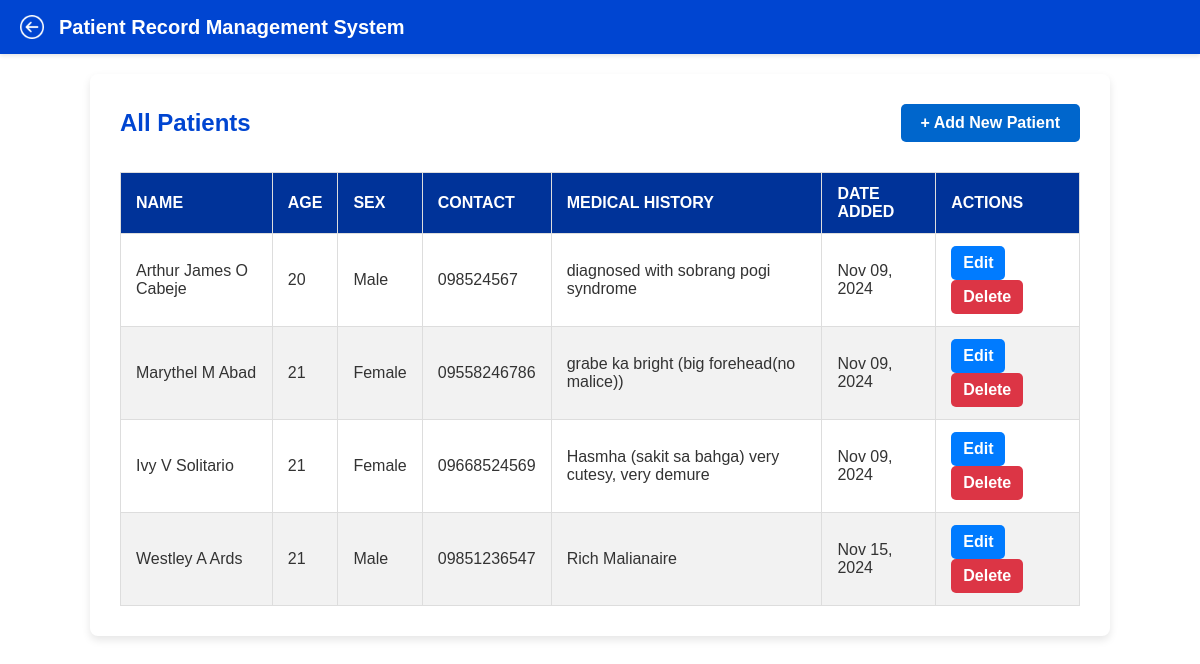
Screenshot of /patients/ (signed in) with the database file from the repository.
### doctor/models.py (models this page shows, shortened)
class Patient(models.Model):
    SEX_CHOICES = [
        ('', 'Select Sex'),  # This will show as the default option
        ('Male', 'Male'),
        ('Female', 'Female'),
    ]
    doctor = models.ForeignKey(Doctor, on_delete=models.CASCADE, related_name='patients')
    first_name = models.CharField(max_length=50)
    middle_name = models.CharField(max_length=50)
    last_name = models.CharField(max_length=50)
    age = models.IntegerField()
    sex = models.CharField(max_length=6, choices=SEX_CHOICES, blank=False)
    phone_number = models.CharField(max_length=255, blank=True, default="Not provided")
    medical_history = models.TextField()
    created_at = models.DateTimeField(default=timezone.now)

### doctor/views.py (the view)
# urls.py: path('patients/', views.patient_list_view, name='patients'),
def patient_list_view(request):
    doctor_id = doctor_logged_in(request)  # Ensure doctor is logged in
    doctor = get_object_or_404(Doctor, id=doctor_id)
    patients = doctor.patients.all()
    return render(request, 'patient_list.html', {'doctor': doctor, 'patients': patients})

### doctor/views.py (called while the page is built)
def doctor_logged_in(request):
    doctor_id = request.session.get('doctor_id')
    if not doctor_id:
        return redirect('login')
    return doctor_id

### doctor/templates/patient_list.html (shortened to what this page needs)
<!DOCTYPE html>
<html lang="en">
<head>
    {% load static %}
    <link rel="stylesheet" href="{% static 'patient_list.css' %}">
</head>
<body>
    <header class="prms-header">
        <div class="header-content">
            <img src="{% static 'images/back-button.png' %}" alt="Back" class="back-btn" onclick="window.history.back();">
            <h1 class="prms-title" onclick="window.location.href='http://127.0.0.1:8000/home/';">
                Patient Record Management System
            </h1>
        </div>
    </header>
    <div class="main-container">
        <section class="form-section">
            <div class="actions-header">
                <h2 class="section-title">All Patients</h2>
                <a href="{% url 'add_patient' %}" class="button">+ Add New Patient</a>
            </div>
            <div class="form-container">
                <table>
                    <thead>
                        <tr>
                            <th>Name</th>
                            <th>Age</th>
                            <th>Sex</th>
                            <th>Contact</th>
                            <th>Medical History</th>
                            <th>Date Added</th>
                            <th>Actions</th>
                        </tr>
                    </thead>
                    <tbody>
                        {% for patient in patients %}
                        <tr>
                            <td>{{ patient.first_name }} {{ patient.middle_name }} {{ patient.last_name }}</td>
                            <td>{{ patient.age }}</td>
                            <td>{{ patient.sex }}</td>
                            <td>{{ patient.phone_number }}</td>
                            <td>{{ patient.medical_history }}</td>
                            <td>{{ patient.created_at|date:"M d, Y" }}</td>
                            <td class="action-buttons">
                                <a href="{% url 'edit_patient' patient.id %}" class="edit-btn" title="Edit {{ patient.first_name }}">Edit</a>
                                <a href="{% url 'delete_patient' patient.id %}" class="delete-btn" title="Delete {{ patient.first_name }}">Delete</a>
                            </td>
                        </tr>
                        {% empty %}
                        <tr>
                            <td colspan="7" class="no-data">No patients found.</td>
                        </tr>
                        {% endfor %}
                    </tbody>
                </table>
            </div>
        </section>
    </div>
</body>
</html>

### doctor/static/patient_list.css (style rules this page uses)
body { font-family: 'Arial', sans-serif; background-color: #f9f9f9; margin: 0; padding: 0; }
.prms-header { background-color: #0045d1; color: white; box-shadow: 0 2px 4px rgba(0, 0, 0, 0.1); padding: 15px 20px; position: sticky; top: 0; z-index: 1000; }
.header-content { display: flex; align-items: center; justify-content: flex-start; }
.prms-title { font-size: 20px; font-weight: bold; cursor: pointer; margin: 0; }
.back-btn { width: 24px; height: 24px; margin-right: 15px; cursor: pointer; filter: brightness(0) invert(1); transition: transform 0.2s; }
.main-container { width: 80%; margin: 20px auto; background: white; padding: 30px; box-shadow: 0 4px 8px rgba(0, 0, 0, 0.1); border-radius: 8px; }
.actions-header { display: flex; justify-content: space-between; align-items: center; margin-bottom: 20px; }
.section-title { color: #0045d1; font-size: 24px; font-weight: bold; margin: 0; }
.button { background-color: #0066cc; color: white; padding: 10px 20px; text-decoration: none; border-radius: 5px; font-weight: bold; font-size: 16px; text-align: center; }
table { width: 100%; border-collapse: collapse; margin-top: 10px; font-size: 16px; }
table th, table td { border: 1px solid #ddd; padding: 12px 15px; text-align: left; }
table th { background-color: #003399; color: white; font-weight: bold; text-transform: uppercase; }
table td { color: #333; }
table tbody tr:nth-child(even) { background-color: #f2f2f2; }
table td a { color: #0066cc; text-decoration: none; font-weight: bold; }
.form-container { overflow-x: auto; }
.edit-btn, .delete-btn { display: inline-block; padding: 8px 12px; border-radius: 5px; font-weight: bold; text-align: center; text-decoration: none; margin-right: 5px; transition: background-color 0.3s ease, color 0.3s ease; }
.edit-btn { background-color: #007bff; color: white; }
.delete-btn { background-color: #dc3545; color: white; }

### rows the page displays
Patient: first_name "Arthur James", middle_name "O", last_name "Cabeje", age "20", sex "Male", phone_number "098524567", medical_history "diagnosed with sobrang pogi syndrome", created_at "Nov 09, 2024"
Patient: first_name "Marythel", middle_name "M", last_name "Abad", age "21", sex "Female", phone_number "09558246786", medical_history "grabe ka bright (big forehead(no malice))", created_at "Nov 09, 2024"
Patient: first_name "Ivy", middle_name "V", last_name "Solitario", age "21", sex "Female", phone_number "09668524569", medical_history "Hasmha (sakit sa bahga) very cutesy, very demure", created_at "Nov 09, 2024"
Patient: first_name "Westley", middle_name "A", last_name "Ards", age "21", sex "Male", phone_number "09851236547", medical_history "Rich Malianaire", created_at "Nov 15, 2024"
